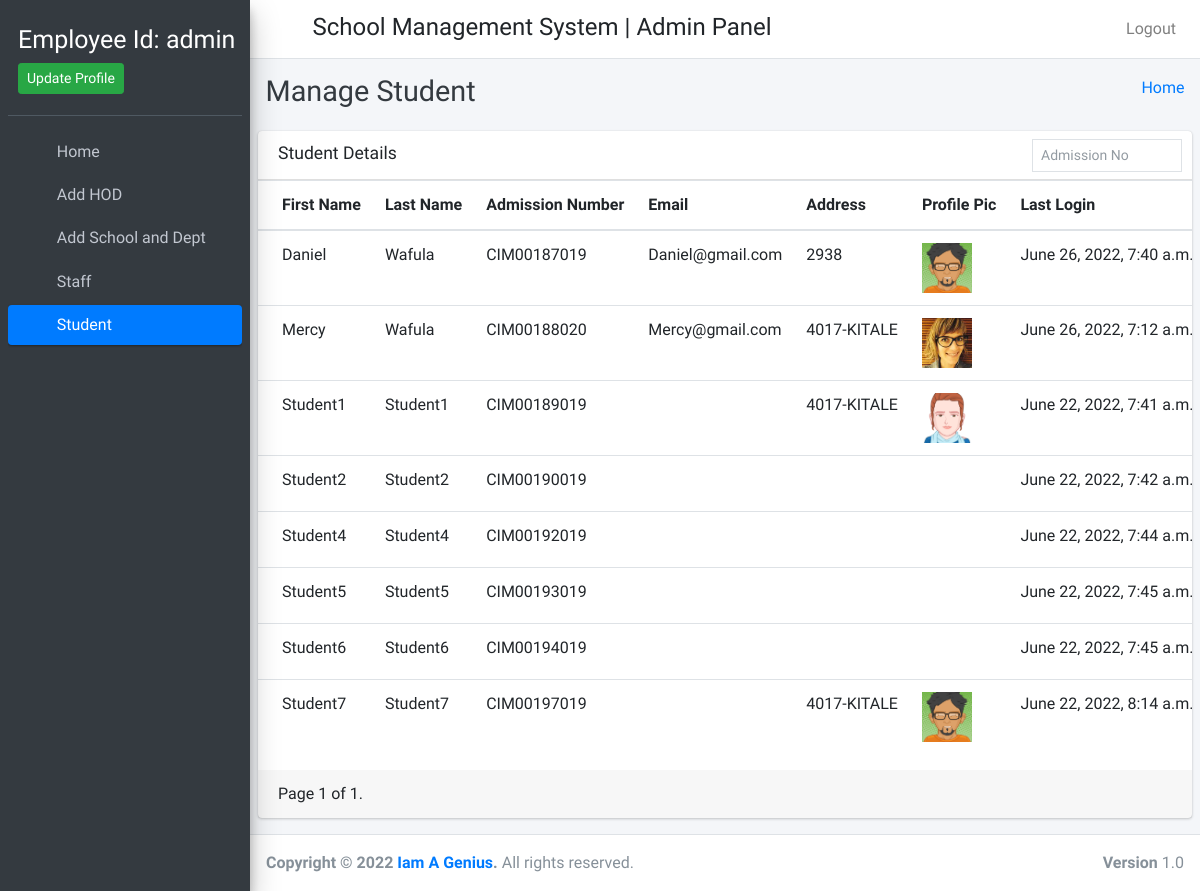
Screenshot of /Student (signed in) with the database file from the repository.
### Student/models.py (models this page shows)
class CustomUser(AbstractUser):
    user_type_data=((1,"HOD"),(3,"staff"),(4,"student"),(2,"admin"))
    user_type= models.CharField(default=1, choices=user_type_data,max_length=10)

class students(models.Model):
    id=models.AutoField(primary_key=True)
    admin = models.OneToOneField(CustomUser, on_delete=models.CASCADE)
    gender = models.CharField(max_length=50)
    profile_pic = models.FileField()
    address = models.TextField()
    course_id=models.ForeignKey(courses,on_delete=models.SET_DEFAULT,default=1)
    dept_id = models.ForeignKey(department,on_delete=models.SET_DEFAULT,default=1)
    session_year_id = models.ForeignKey(sessionmodel,on_delete=models.CASCADE)
    stage_id = models.ForeignKey(semester,on_delete=models.SET_DEFAULT,default=19)
    status = models.BooleanField(default=False)
    created_at = models.DateTimeField(auto_now_add=True)
    updated_at = models.DateTimeField(auto_now_add=True)
    fcm_token=models.TextField(default="")
    objects=models.Manager()

### Student/admin_views.py (the view)
# urls.py: path('Student',admin_views.Student,name="Student"),
def Student(request):
    student = students.objects.all()
    filters = StudentFilter(request.GET,queryset=student)
    student = filters.qs
    page = request.GET.get('page',1)
    paginator = Paginator(student,10)
    page_obj = paginator.get_page(page)
    page_range = paginator.get_elided_page_range(number=page,on_each_side=3,on_ends=2)
    try:
        student = paginator.page(page)
    except PageNotAnInteger:
        student = paginator.page(1)
    except EmptyPage:
        student = paginator.page(paginator.num_pages)
    context = {
        'student':student,
        'page_obj':page_obj,
        'page_range':page_range,
        'filters':filters.form
    }
    return render(request,'admin_template/manage_students.html',context)

### templates/admin_template/manage_students.html (shortened to what this page needs)
{% extends 'admin_template/base.html' %}
{% block page_title %} Manage Student {% endblock page_title %}
{% load static %}
{% load i18n %}
{% block main_content %}
<section class="content">
      <div class="row">
        <div class="col-12">
          <div class="card">
            <div class="card-header">
              <h3 class="card-title">Student Details</h3>
              <div class="card-tools">
                <form method="get" class="form-inline">
                  <div class="input-group input-group-sm border" style="width: 150px;">
                    {{filters.admin__username}}
                    <div class="input-group-append">
                      <button class="btn" type="submit">
                        <i class="fas fa-search"></i>
                      </button>
                    </div>
                  </div>
                </form>
              </div>
            </div>
            <div class="card-body table-responsive p-0">
              <div id="example2_wrapper" class="dataTables_wrapper dt-bootstrap4"><div class="row"><div class="col-sm-12 col-md-6"></div><div class="col-sm-12 col-md-6"></div></div><div class="row"><div class="col-sm-12">
                <table id="example2" class="table table-hover text-nowrap" role="grid" aria-describedby="example2_info">
                <thead>
                <tr role="row">
                  <th class="sorting" tabindex="0" aria-controls="example2" rowspan="1" colspan="1" aria-label="Browser: activate to sort column ascending">First Name</th>
                  <th class="sorting" tabindex="0" aria-controls="example2" rowspan="1" colspan="1" aria-label="Platform(s): activate to sort column ascending">Last Name</th>
                  <th class="sorting" tabindex="0" aria-controls="example2" rowspan="1" colspan="1" aria-label="Engine version: activate to sort column ascending">Admission Number</th>
                  <th class="sorting" tabindex="0" aria-controls="example2" rowspan="1" colspan="1" aria-label="CSS grade: activate to sort column ascending">Email</th>
                  <th class="sorting" tabindex="0" aria-controls="example2" rowspan="1" colspan="1" aria-label="CSS grade: activate to sort column ascending">Address</th>
                  <th class="sorting" tabindex="0" aria-controls="example2" rowspan="1" colspan="1" aria-label="CSS grade: activate to sort column ascending">Profile Pic</th>
                  <th class="sorting" tabindex="0" aria-controls="example2" rowspan="1" colspan="1" aria-label="CSS grade: activate to sort column ascending">Last Login</th>
                  <th class="sorting" tabindex="0" aria-controls="example2" rowspan="1" colspan="1" aria-label="CSS grade: activate to sort column ascending">Action</th></tr>
                </thead>
                <tbody>
                {% for student in student %}
                  <tr>
                      <td>{{ student.admin.first_name }}</td>
                      <td>{{ student.admin.last_name }}</td>
                      <td>{{ student.admin.username }}</td>
                      <td>{{ student.admin.email }}</td>
                      <td>{{ student.address }}</td>
                      <td><img src="{{ student.profile_pic }}" style="width:50px"/></td>
                      <td>{{ student.admin.last_login }}</td>
                    </tr>
                {% endfor %}
                </tbody>
              </table>
            </div>
          </div>
        </div>
      </div>
      <div class="card-footer">
          <div class="row">
              <div class="col-lg-6">
                  <div class="pagination">
                      <span class="step-links">
                          <span class="current">
                               Page  {{ page_obj.number }}  of  {{ page_obj.paginator.num_pages }}.
                          </span>
                      </span>
                  </div>
              </div>
              <div class="col-lg-6">
              </div>
          </div>
      </div>
</section>
{% endblock main_content %}

### templates/admin_template/sidebar.html (shortened to what this page needs)
{% load static %}
<aside class="main-sidebar sidebar-dark-primary elevation-4">
    <div class="sidebar">
      <div class="user-panel mt-3 pb-3 mb-3 d-flex username">
        <div class="info">
            Employee Id:&nbsp;{{ user.username }}
          <a href="{% url 'Admin' %}" class="d-block"><button class="btn btn-sm btn-success">Update Profile</button></a>
        </div>
      </div>
      <nav class="mt-2">
        <ul class="nav nav-pills nav-sidebar flex-column" data-widget="treeview" role="menu" data-accordion="false">
          <li class="nav-item">
            {% url 'home' as home %}
            {% url 'Admin' as Admin %}
            <a href="{{ home }}" class="nav-link {% if request.path == Admin %} active {% endif %} {% if request.path == home %} active {% endif %} ">
              <i class="nav-icon fas fa-home"></i>
              <p>
                Home
              </p>
            </a>
          </li>
          <li class="nav-item">
            {% url 'add_hod' as add_hod %}
            {% url 'delete_hod'  id=id as delete_hod %}
            {% url 'hod_edit'  hod_id=hod_id as hod_edit %}
            <a href="{{ add_hod }}" class="nav-link {% if request.path == add_hod %} active {% endif %} {% if request.path == hod_edit %} active {% endif %} {% if request.path == delete_hod %} active {% endif %} ">
              <i class="nav-icon fas fa-user"></i>
              <p>
               Add HOD
              </p>
            </a>
          </li>
          <li class="nav-item">
            {% url 'add_school' as add_school %}
            {% url 'edit_school' id=id as edit_school %}
            {% url 'edit_dept' id=id as edit_dept %}
            <a href="{{ add_school }}" class="nav-link {% if request.path == add_school %} active {% endif %} {% if request.path == edit_school %} active {% endif %} {% if request.path == edit_dept %} active {% endif %}">
              <i class="nav-icon fas fa-database"></i>
              <p>
               Add School and Dept
              </p>
            </a>
          </li>
          <li class="nav-item">
            {% url 'Staff' as Staff %}
            {% url 'delete_staff' id=id as delete_staff %}
            {% url 'staff_edit' staff_id=staff_id as staff_edit %}
            <a href="{{ Staff }}" class="nav-link {% if request.path == Staff %} active {% endif %} {% if request.path == staff_edit %} active {% endif %} {% if request.path == delete_staff %} active {% endif %} ">
              <i class="nav-icon fas fa-universal-access"></i>
              <p>
                Staff
              </p>
            </a>
          </li>
          <li class="nav-item">
            {% url 'Student' as Student %}
            {% url 'delete_student' id=id as delete_student %}
            {% url 'student_edit' student_id=student_id as student_edit %}
            <a href="{{ Student }}" class="nav-link {% if request.path == delete_student %} active {% endif %} {% if request.path == Student %} active {% endif %} {% if request.path == student_edit %} active {% endif %}">
              <i class="nav-icon fas fa-child"></i>
              <p>
                Student
              </p>
            </a>
          </li>
        </ul>
      </nav>
    </div>
  </aside>

### templates/admin_template/sidebar.html (style rules this page uses)
.user-panel.mt-3.pb-3.mb-3.d-flex.username { color:#fff; height:100px; font-size:25px }

### rows the page displays
CustomUser: username "admin"
students: admin.first_name "Daniel", admin.last_name "Wafula", admin.username "CIM00187019", admin.email "Daniel@gmail.com", address "2938", profile_pic (picture), admin.last_login "June 26, 2022, 7:40 a.m."
students: admin.first_name "Mercy", admin.last_name "Wafula", admin.username "CIM00188020", admin.email "Mercy@gmail.com", address "4017-KITALE", profile_pic (picture), admin.last_login "June 26, 2022, 7:12 a.m."
students: admin.first_name "Student1", admin.last_name "Student1", admin.username "CIM00189019", address "4017-KITALE", profile_pic (picture), admin.last_login "June 22, 2022, 7:41 a.m."
students: admin.first_name "Student2", admin.last_name "Student2", admin.username "CIM00190019", admin.last_login "June 22, 2022, 7:42 a.m."
students: admin.first_name "Student4", admin.last_name "Student4", admin.username "CIM00192019", admin.last_login "June 22, 2022, 7:44 a.m."
students: admin.first_name "Student5", admin.last_name "Student5", admin.username "CIM00193019", admin.last_login "June 22, 2022, 7:45 a.m."
students: admin.first_name "Student6", admin.last_name "Student6", admin.username "CIM00194019", admin.last_login "June 22, 2022, 7:45 a.m."
students: admin.first_name "Student7", admin.last_name "Student7", admin.username "CIM00197019", address "4017-KITALE", profile_pic (picture), admin.last_login "June 22, 2022, 8:14 a.m."

### other values shown
{{ page_obj.number }} "1"
{{ page_obj.paginator.num_pages }} "1"
